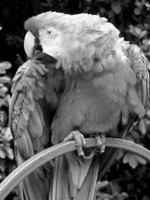
#> input picture Fred/tugas3_c14210185/bird.jpg, 150 x 200 px
$ jupyter execute fourier_transform.ipynb
#> lines starting #> are read from the running program, lines starting #| are printed output that depends on the picture; after the words box and inside, x2 and y2 are one past the last pixel; in counts of white or black regions, pixels touching at a corner belong together
Fourier transform and reconstruct back

[cell 1]
import numpy as np
import matplotlib.pyplot as plt
from PIL import Image

import numpy as np
from PIL import Image

def fourier_transform(image_path):
#> called with image_path = 'bird.jpg'
    image = Image.open(image_path).convert('L')
    image_array = np.array(image)

    # Fourier Transform
    f_transform = np.fft.fft2(image_array)
    f_transform_shifted = np.fft.fftshift(f_transform)
    # magnitude spectrum
    magnitude_spectrum = np.abs(f_transform_shifted)
    # phase spectrum
    phase_spectrum = np.angle(f_transform_shifted)
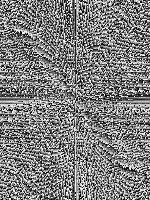
#> phase_spectrum: shape (200, 150) float64; min -3.14, max 3.14, mean -3.55e-18; drawn with min black and max white

    return magnitude_spectrum, phase_spectrum, image_array


def inverse_fourier_transform(magnitude_spectrum, phase_spectrum):
    f_transform_combined = magnitude_spectrum * np.exp(1j * phase_spectrum)
    # Inverse Fourier transform
    image_inverse_transform = np.fft.ifft2(np.fft.ifftshift(f_transform_combined)).real
    min_val = np.min(image_inverse_transform)
#> min_val = -7.28e-14
    max_val = np.max(image_inverse_transform)
#> max_val = 255
    image_inverse_transform_normalized = (image_inverse_transform - min_val) / (max_val - min_val) * 255
    image_inverse_transform_normalized = image_inverse_transform_normalized.astype(np.uint8)
    return image_inverse_transform_normalized

def plot_spectrum(magnitude_spectrum, image_array, inverse_transform_image):
    # Plot the original image, magnitude spectrum, and reconstructed image side by side
    plt.figure(figsize=(18, 6))

    # Original image
    plt.subplot(1, 3, 1)
    plt.imshow(image_array, cmap='gray')
    plt.title('Original Image')
    plt.axis('off')

    # Magnitude spectrum
    plt.subplot(1, 3, 2)
    plt.imshow(np.log1p(magnitude_spectrum), cmap='gray')
    plt.title('Magnitude Spectrum')
    plt.colorbar()

    # Inverse transformed image
    plt.subplot(1, 3, 3)
    plt.imshow(inverse_transform_image, cmap='gray')
    plt.title('Inverse Transformed Image')
    plt.axis('off')

    plt.show()
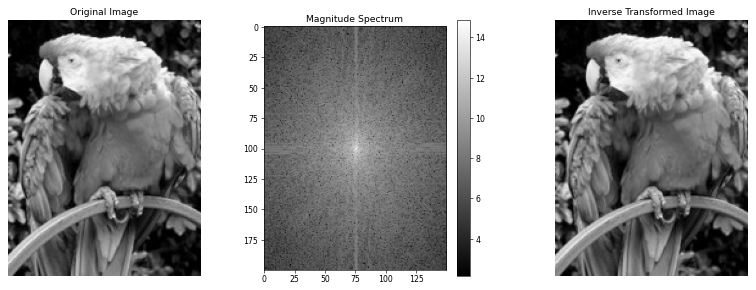
#> figure drawn by matplotlib, 4 panels
    # Print pixel values
    print("Pixel values of Original Image:")
    print(image_array)
#> (printed output is left out)
    print("\nPixel values of Inverse Transformed Image:")
    print(inverse_transform_image)
#> (printed output is left out)


image_path = 'bird.jpg'

magnitude_spectrum, phase_spectrum, image_array = fourier_transform(image_path)
inverse_transform_image = inverse_fourier_transform(magnitude_spectrum, phase_spectrum)
plot_spectrum(magnitude_spectrum, image_array, inverse_transform_image)

Original image -> fourier transform -> ideal filter -> reconstruct image

[cell 2]
import numpy as np
import matplotlib.pyplot as plt
from PIL import Image

def fourier_transform(image_path):
#> called with image_path = '50px_bird.jpg'
    image = Image.open(image_path).convert('L')
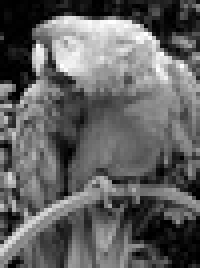
#> input picture Fred/tugas3_c14210185/50px_bird.jpg, 50 x 67 px (shown 4 times larger)
#> image is the input picture: PIL image 50x67 L; min 0, max 255, mean 97.1
    image_array = np.array(image)
    f_transform = np.fft.fft2(image_array)
    f_transform_shifted = np.fft.fftshift(f_transform)
    magnitude_spectrum = np.abs(f_transform_shifted)
#> magnitude_spectrum: shape (67, 50) float64
    phase_spectrum = np.angle(f_transform_shifted)
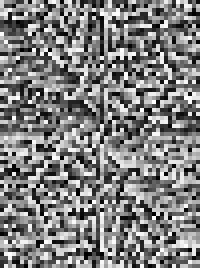
#> phase_spectrum: shape (67, 50) float64 (shown 4 times larger); min -3.14, max 3.14, mean 4.24e-17; drawn with min black and max white

    return magnitude_spectrum, phase_spectrum, image_array

def ideal_filter(magnitude_spectrum, cutoff_frequency):
#> called with cutoff_frequency = 50
    rows, cols = magnitude_spectrum.shape
#> rows = 67; cols = 50
    center_row, center_col = rows // 2, cols // 2
#> center_row = 33; center_col = 25

    y, x = np.ogrid[-center_row:rows - center_row, -center_col:cols - center_col]
#> y = 67 values from -33 to 33
    distance = np.sqrt(x ** 2 + y ** 2)

    ideal_mask = distance <= cutoff_frequency

    filtered_spectrum = magnitude_spectrum * ideal_mask

    return filtered_spectrum

def reconstruct_image(magnitude_spectrum, phase_spectrum):
    f_transform_combined = magnitude_spectrum * np.exp(1j * phase_spectrum)
    image_reconstructed = np.fft.ifft2(np.fft.ifftshift(f_transform_combined)).real
    min_val = np.min(image_reconstructed)
#> min_val = -8.14e-14
    max_val = np.max(image_reconstructed)
#> max_val = 255
    image_reconstructed_normalized = (image_reconstructed - min_val) / (max_val - min_val) * 255
    image_reconstructed_normalized = image_reconstructed_normalized.astype(np.uint8)
    return image_reconstructed_normalized

image_path = '50px_bird.jpg'
cutoff_frequency = 50

magnitude_spectrum, phase_spectrum, image_array = fourier_transform(image_path)

filtered_magnitude_spectrum = ideal_filter(magnitude_spectrum, cutoff_frequency)

reconstructed_image = reconstruct_image(filtered_magnitude_spectrum, phase_spectrum)

plt.figure(figsize=(18, 6))
plt.subplot(1, 4, 1)
plt.imshow(image_array, cmap='gray')
plt.title('Original Image')
plt.axis('off')
print("Pixel values of Original Image:")
print(image_array)
#> (printed output is left out)

plt.subplot(1, 4, 2)
plt.imshow(np.log1p(magnitude_spectrum), cmap='gray')
plt.title('Magnitude Spectrum')
plt.axis('off')
print("\nPixel values of Magnitude Spectrum:")
print(magnitude_spectrum)
#> (printed output is left out)

plt.subplot(1, 4, 3)
plt.imshow(filtered_magnitude_spectrum, cmap='gray')
plt.title('Ideal Filtered Magnitude Spectrum')
plt.axis('off')
print("\nPixel values of Ideal Filtered Magnitude Spectrum:")
print(filtered_magnitude_spectrum)
#> (printed output is left out)

plt.subplot(1, 4, 4)
plt.imshow(reconstructed_image, cmap='gray')
plt.title('Reconstructed Image after Ideal Filter')
plt.axis('off')
print("\nPixel values of Reconstructed Image after Ideal Filter:")
print(reconstructed_image)
#> (printed output is left out)

plt.show()
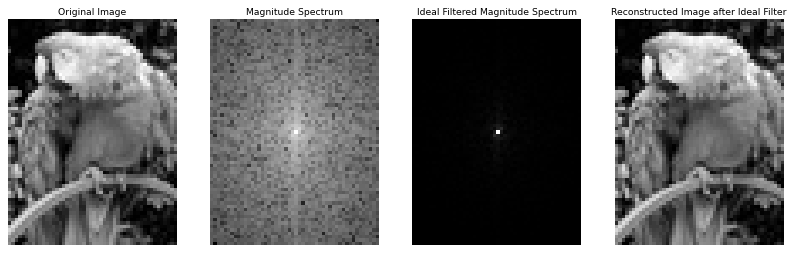
#> figure drawn by matplotlib, 4 panels

Pixel value from original image and reconstruction image is already same.

Pixel values of Original Image:
[[  3   2   1 ...  80  67  16]
 [  2   2   1 ...  64 104 138]
 [  1   7   5 ...  41  29 111]
 ...
 [145 129 145 ...   4   4   0]
 [128 145  62 ...   0  17   3]
 [140  88   1 ...  27  48  29]]

Pixel values of Reconstructed Image after Ideal Filter:
[[  3   2   1 ...  80  67  16]
 [  2   2   1 ...  64 104 138]
 [  1   7   5 ...  41  29 111]
 ...
 [145 129 145 ...   4   4   0]
 [127 145  62 ...   0  17   3]
 [140  88   1 ...  27  48  29]]

Ideal Filter with customized diameter

[cell 3]
import numpy as np
import matplotlib.pyplot as plt
from PIL import Image

def ideal_filter(magnitude_spectrum, radius):  # radius is the value you can change
    rows, cols = magnitude_spectrum.shape
    center_row, center_col = rows // 2, cols // 2
    x, y = np.meshgrid(np.arange(cols), np.arange(rows))
    # Calculate distances from the center
    distance = np.sqrt((x - center_col)**2 + (y - center_row)**2)
    # Create the ideal filter mask
    filter_mask = distance <= radius
    return filter_mask

def apply_filter(magnitude_spectrum, filter_mask):
    # Apply the filter to the magnitude spectrum
    filtered_magnitude_spectrum = magnitude_spectrum * filter_mask
    return filtered_magnitude_spectrum

def plot_images(image_array, magnitude_spectrum, filtered_magnitude_spectrum):
    plt.figure(figsize=(12, 6))

    # Original image
    plt.subplot(1, 2, 1)
    plt.imshow(image_array, cmap='gray')
    plt.title('Original Image')
    plt.axis('off')

    # Magnitude spectrum with filter
    plt.subplot(1, 2, 2)
    plt.imshow(np.log1p(filtered_magnitude_spectrum), cmap='gray')
    plt.title('Filtered Magnitude Spectrum')
    plt.colorbar()

    plt.show()

def main(image_path, radius):  # radius is the value you can change
    # Open the image and convert it to grayscale
    image = Image.open(image_path).convert('L')
    # Convert the image to a numpy array
    image_array = np.array(image)

    # Perform the Fourier Transform
    f_transform = np.fft.fft2(image_array)
    # Shift the zero frequency component to the center
    f_transform_shifted = np.fft.fftshift(f_transform)
    # Calculate the magnitude spectrum
    magnitude_spectrum = np.abs(f_transform_shifted)

    # Create the ideal filter
    filter_mask = ideal_filter(magnitude_spectrum, radius)  # radius is the value you can change
    # Apply the filter to the magnitude spectrum
    filtered_magnitude_spectrum = apply_filter(magnitude_spectrum, filter_mask)

    # Plot the images
    plot_images(image_array, magnitude_spectrum, filtered_magnitude_spectrum)

# Path to the image file
image_path = 'bird.jpg'
# Radius for the ideal filter - Change this value to customize the filter
radius = 50

# Run the main function
main(image_path, radius)  # Change the radius value as needed
#> in main, `filter_mask = ideal_filter(magnitude_spectrum, radius)`:
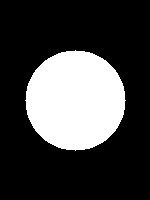
#> filter_mask: shape (200, 150) bool; 26.2% white; 1 white region, box (x1, y1, x2, y2) and area: (25, 50, 126, 151) 7845
#> in plot_images, `plt.show()`:
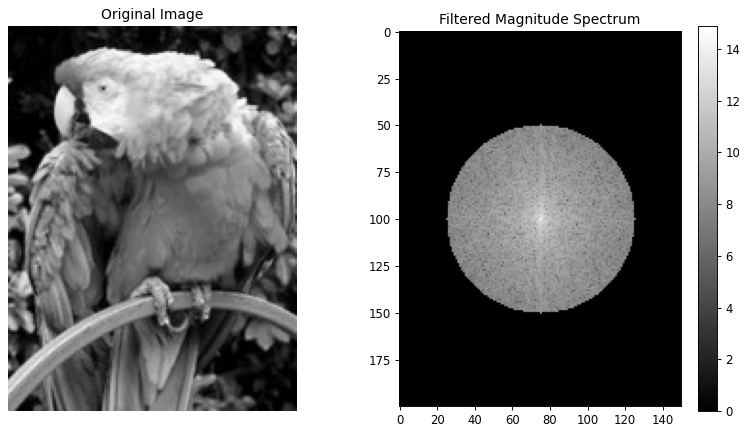
#> figure drawn by matplotlib, 3 panels
